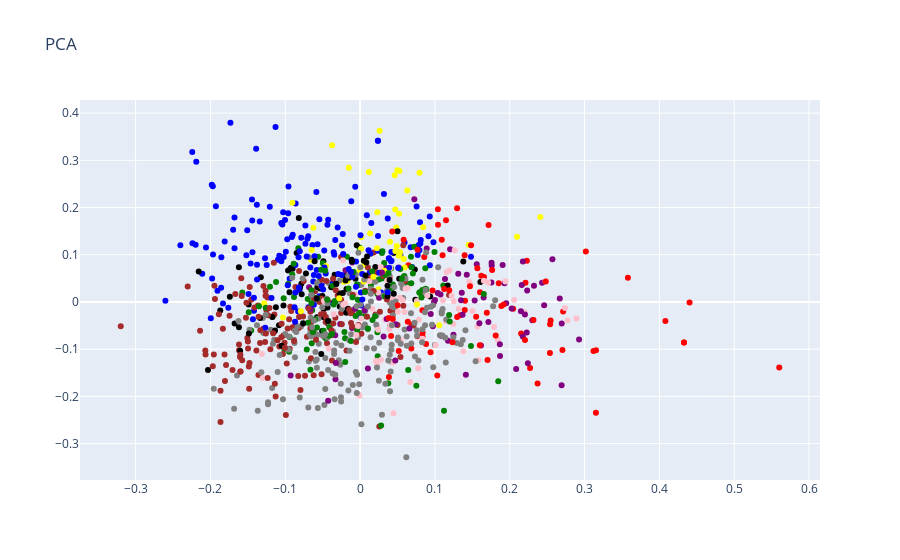

Notebook cell for this chart:
### Code cell
trace = go.Scatter(x=result['X'].values,
                   y=result['Y'].values,
                   text=result['texto'].values,
                   mode='markers',
                   marker=dict(color=result['colores'].values)) 

layout = go.Layout(title="PCA")

fig = go.Figure(data=trace, layout=layout)
iplot(fig)

### Figure 1 — Plotly figure (JSON) as saved in the notebook; plotly's stock layout.template omitted (floating-point values rounded to 4 significant figures; data arrays with more than 128 entries replaced by an {"elided": "..."} marker saying what was removed)
{"data": [{"marker": {"color": {"elided": "1000 str values"}}, "mode": "markers", "text": {"elided": "1000 str values"}, "type": "scatter", "x": {"elided": "1000 float values"}, "y": {"elided": "1000 float values"}}], "layout": {"title": {"text": "PCA"}}}
